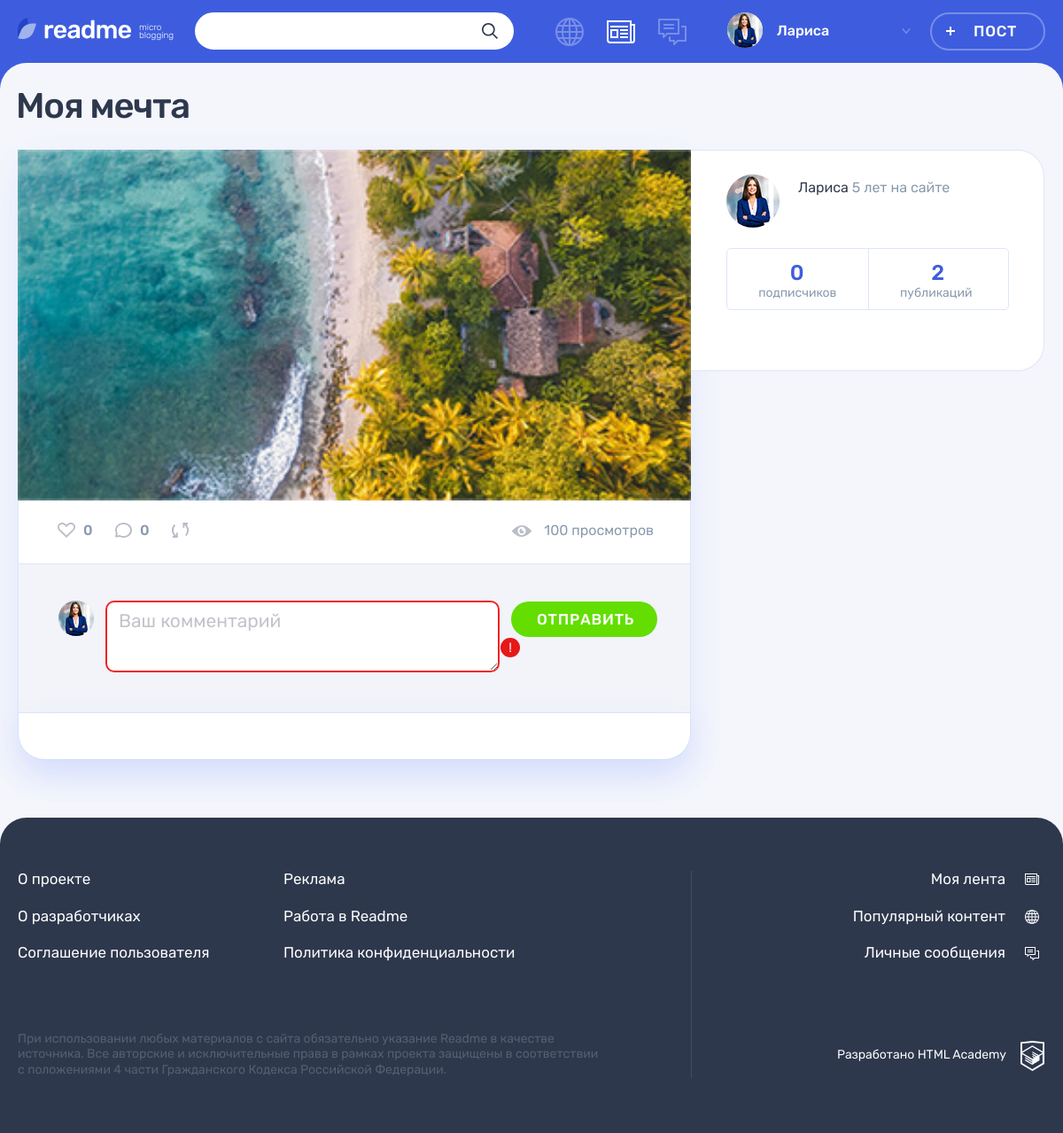
The app's page /post.php?id=4 (signed in) with its own data.
### tables this page shows
CREATE TABLE posts
(
    id           INT AUTO_INCREMENT PRIMARY KEY,
    creationDate TIMESTAMP DEFAULT CURRENT_TIMESTAMP,
    title        VARCHAR(128),
    content      VARCHAR(255),
    typeID       INT NOT NULL,
    authorId     INT NOT NULL,
    image        VARCHAR(255),
    video        VARCHAR(255),
    link         VARCHAR(255),
    views        INT,
    avatar       VARCHAR(128),
    author       VARCHAR(128),
    repostCount  VARCHAR(128),
    FOREIGN KEY (authorId) REFERENCES users (id),
    FOREIGN KEY (typeId) REFERENCES content_type (id)
);

CREATE TABLE users
(
    id               INT AUTO_INCREMENT PRIMARY KEY,
    registrationDate TIMESTAMP DEFAULT CURRENT_TIMESTAMP,
    email            VARCHAR(128) NOT NULL UNIQUE,
    login            VARCHAR(128) UNIQUE,
    password         CHAR(64)     NOT NULL,
    avatar           VARCHAR(255)
);

### helpers.php (called while the page is built, shortened)
<?php
function include_template($name, array $data = [])
{
    $name = 'templates/'.$name;
    extract($data);
    require $name;
    $result = ob_get_clean();
    return $result;
}

### functions.php (called while the page is built, shortened)
<?php
function SqlRequest($reques, $from, $where, $con, $id = '', $as = '', $join = "")
{
    $sql = sprintf("SELECT  %s %s  from %s %s WHERE %s %s", $reques, $as, $from, $join, $where, $id);
    $result = mysqli_query($con, $sql);
    $Count = mysqli_fetch_all($result, MYSQLI_ASSOC);
    return $Count;
}
?>

### templates/post-photo.php (the view, shortened to what this page needs)
<?php
$title = SqlRequest('title', 'posts', 'id = ', $con, $id, "as L");
?>
<h1 class="page__title page__title--publication"><?= $title[0]['L']; ?></h1>
<section class="post-details">
    <div class="post-details__wrapper post-photo">
        <div class="post-details__main-block post post--details">
            <div class="post-details__image-wrapper post-photo__image-wrapper">
                <img src="../img/<?= $post['content'] ?>" alt="Фото от пользователя" width="760" height="507">
            </div>
            <div class="post__indicators">
                <?php echo include_template('widgets/likesRepostsComments.php', ['con'=>$con, 'id' => $id]);?>
            </div>
            <?php echo include_template('widgets/comments.php', ['con'=>$con, 'id' => $id, 'postId'=>$post['id']]); ?>
        </div>
        <?php  echo include_template('widgets/postCreateUser.php', ['con'=>$con, 'id' => $id]);?>
    </div>
</section>

### templates/widgets/likesRepostsComments.php (shortened to what this page needs)
<div class="post__buttons">
    <a class="post__indicator post__indicator--likes button"   href="like.php?postId=<?= $id ?>" title="Лайк">
        <svg class="post__indicator-icon" width="20" height="17">
            <use xlink:href="#icon-heart"></use>
        </svg>
        <?php
        $ComLike = SqlRequest('COUNT(userId)', 'likes', 'recipientId =', $con, $id, "as L");
        ?>
        <span><?= $ComLike[0]['L'] ?></span>
    </a>
    <a class="post__indicator post__indicator--comments button" href="#" title="Комментарии">
        <svg class="post__indicator-icon" width="19" height="17">
            <use xlink:href="#icon-comment"></use>
        </svg>
        <?php
        $Comment = SqlRequest('COUNT(content)', 'comments', 'postId =', $con, $id, "as L");
        ?>
        <span><?php echo $Comment[0]['L'] ?></span>
    </a>
    <a class="post__indicator post__indicator--repost button" href="../repost.php?id=<?= $id ?>"
       title="Репост">
        <svg class="post__indicator-icon" width="19" height="17">
            <use xlink:href="#icon-repost"></use>
        </svg>
        <?php $reposts = SqlRequest("repostCount", "posts", "id = ", $con, $id) ?>
    </a>
</div>
<?php
$view = SqlRequest('views', 'posts', ' id =', $con, $id, "as L");
?>
<span class="post__view"><?= $view[0]['L'].' просмотров' ?></span>

### templates/widgets/postCreateUser.php (shortened to what this page needs)
<div class="post-details__user user">
    <div class="post-details__user-info user__info">
        <div class="post-details__avatar user__avatar">
            <a class="post-details__name user__name" href="#">
                <?php
                $postAuthor = SqlRequest('login, authorId, u.avatar', 'posts p', 'p.id =', $con, $id, ' ',
                    'JOIN  users u ON p.authorId = u.id');
                ?>
                <a class="post-details__avatar-link user__avatar-link" href="#">
                    <img class="post-details__picture user__picture"
                         src="../img/<?= $postAuthor[0]['avatar'] ?>" alt="Аватар пользователя">
                </a>
        </div>
        <div class="post-details__name-wrapper user__name-wrapper">
            <span><?= $postAuthor[0]['login'] ?> </span>
            <time class="post-details__time user__time" datetime="2014-03-20">5 лет на сайте</time>
        </div>
    </div>
    <?php $postsCount = SqlRequest("COUNT(id)", "posts", "authorId=", $con,
        $postAuthor[0]['authorId'], "count");
    $subscribersCount = SqlRequest('COUNT(users.id) ', 'subscription', 'authorId=',
        $con, $postAuthor[0]['authorId'], 'count',
        'JOIN users ON users.id = subscription.userId');
    ?>
    <div class="post-details__rating user__rating">
        <p class="post-details__rating-item user__rating-item user__rating-item--subscribers">
            <span class="post-details__rating-amount user__rating-amount"><?= $subscribersCount[0]['count'] ?></span>
            <span class="post-details__rating-text user__rating-text">подписчиков</span>
        </p>
        <p class="post-details__rating-item user__rating-item user__rating-item--publications">
            <span class="post-details__rating-amount user__rating-amount"><?= $postsCount[0]['count'] ?></span>
            <span class="post-details__rating-text user__rating-text">публикаций</span>
        </p>
    </div>
</div>

### records on screen
posts: title "Моя мечта", content (picture), views "100", authorId.avatar (picture), authorId.login "Лариса"

### other values on screen
$name "Лариса"
$ComLike[0]['L'] "0"
$Comment[0]['L'] "0"
$subscribersCount[0]['count'] "0"
$postsCount[0]['count'] "2"
